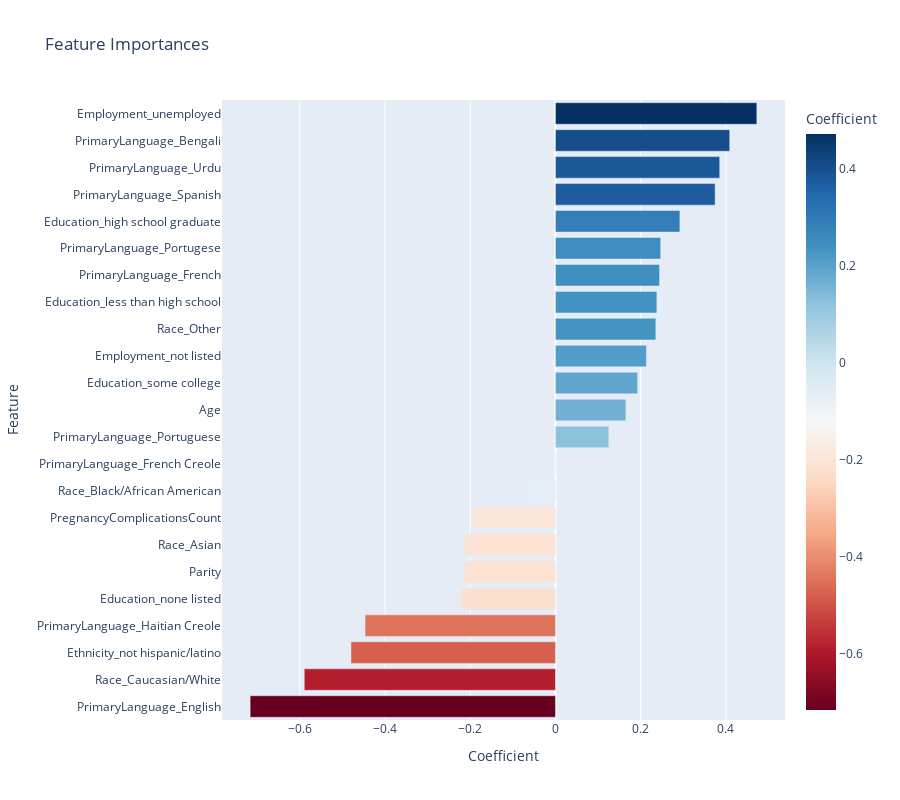

This figure's notebook cell:
### Markdown cell above
The logistic regression model reveals a variety of key insights about the influences on whether a baby is born inside or outside of a hospital. The most influential feature is whether the primary language is English, with a negative coefficient of -0.716497. This suggests that when English is the primary language, it is less likely for the baby to be born outside of a hospital. Similar trends are seen with the race of being Caucasian/White and the ethnicity of not being Hispanic/Latino, which also have negative coefficients, indicating these groups are less likely to have out-of-hospital births. On the other hand, certain features increase the likelihood of out-of-hospital birth. For example, if the individual is unemployed, the probability of the birth taking place outside of a hospital increases.

From the model, it can be observed that certain features increase the probability of a baby being born outside of a hospital. Individuals who are unemployed (coefficient of 0.472605) have an increased likelihood of giving birth outside a hospital. Also, people whose primary language is either Bengali, Urdu, or Spanish also show a higher tendency to have out-of-hospital births, as indicated by the positive coefficients of these variables. Similarly, having an education level of a high school graduate or less than high school, also increases the chances of out-of-hospital births. **These features suggest that socio-economic factors, language, and education level significantly influence the location of birth, with lower socio-economic status and non-English primary languages increasing the likelihood of out-of-hospital births.**






The accuracy of the model, at 0.68, indicates a moderate ability to correctly classify whether a birth takes place in or out of the hospital based on the available features. The F1 score, a balance of precision and recall, is 0.71, which suggests a reasonably balanced model.

### Code cell
import plotly.express as px

# Feature Importance
feature_importance = pd.DataFrame({"Feature": X.columns, "Coefficient": log_reg.coef_[0]})
feature_importance = feature_importance.sort_values(by="Coefficient")

fig = px.bar(feature_importance, x='Coefficient', y='Feature', orientation='h',
             title='Feature Importances',
             labels={'Coefficient':'Coefficient', 'Feature':'Feature'},
             color='Coefficient',
             color_continuous_scale=px.colors.diverging.RdBu,
             height=800)

fig.show()

# export to html
pio.write_html(fig, file='feature_importance.html', auto_open=False)

### Figure 1 — Plotly figure (JSON) as saved in the notebook; plotly's stock layout.template omitted (floating-point values rounded to 4 significant figures)
{"data": [{"alignmentgroup": "True", "hovertemplate": "Coefficient=%{marker.color}<br>Feature=%{y}<extra></extra>", "legendgroup": "", "marker": {"color": [-0.7165, -0.5895, -0.4799, -0.4469, -0.2216, -0.2132, -0.213, -0.1942, -0.06408, 0, 0.1252, 0.1652, 0.1929, 0.2135, 0.2356, 0.238, 0.2443, 0.2469, 0.292, 0.3747, 0.3855, 0.4089, 0.4726], "coloraxis": "coloraxis", "pattern": {"shape": ""}}, "name": "", "offsetgroup": "", "orientation": "h", "showlegend": false, "textposition": "auto", "type": "bar", "x": [-0.7165, -0.5895, -0.4799, -0.4469, -0.2216, -0.2132, -0.213, -0.1942, -0.06408, 0, 0.1252, 0.1652, 0.1929, 0.2135, 0.2356, 0.238, 0.2443, 0.2469, 0.292, 0.3747, 0.3855, 0.4089, 0.4726], "xaxis": "x", "y": ["PrimaryLanguage_English", "Race_Caucasian/White", "Ethnicity_not hispanic/latino", "PrimaryLanguage_Haitian Creole", "Education_none listed", "Parity", "Race_Asian", "PregnancyComplicationsCount", "Race_Black/African American", "PrimaryLanguage_French Creole", "PrimaryLanguage_Portuguese", "Age", "Education_some college", "Employment_not listed", "Race_Other", "Education_less than high school", "PrimaryLanguage_French", "PrimaryLanguage_Portugese", "Education_high school graduate", "PrimaryLanguage_Spanish", "PrimaryLanguage_Urdu", "PrimaryLanguage_Bengali", "Employment_unemployed"], "yaxis": "y"}], "layout": {"barmode": "relative", "coloraxis": {"colorbar": {"title": {"text": "Coefficient"}}, "colorscale": [[0, "rgb(103,0,31)"], [0.1, "rgb(178,24,43)"], [0.2, "rgb(214,96,77)"], [0.3, "rgb(244,165,130)"], [0.4, "rgb(253,219,199)"], [0.5, "rgb(247,247,247)"], [0.6, "rgb(209,229,240)"], [0.7, "rgb(146,197,222)"], [0.8, "rgb(67,147,195)"], [0.9, "rgb(33,102,172)"], [1, "rgb(5,48,97)"]]}, "height": 800, "legend": {"tracegroupgap": 0}, "title": {"text": "Feature Importances"}, "xaxis": {"anchor": "y", "domain": [0, 1], "title": {"text": "Coefficient"}}, "yaxis": {"anchor": "x", "domain": [0, 1], "title": {"text": "Feature"}}}}
